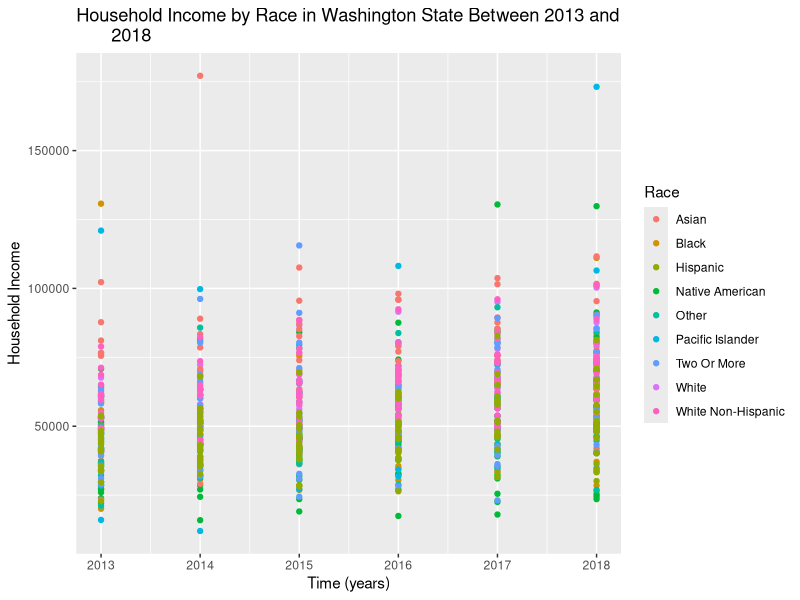
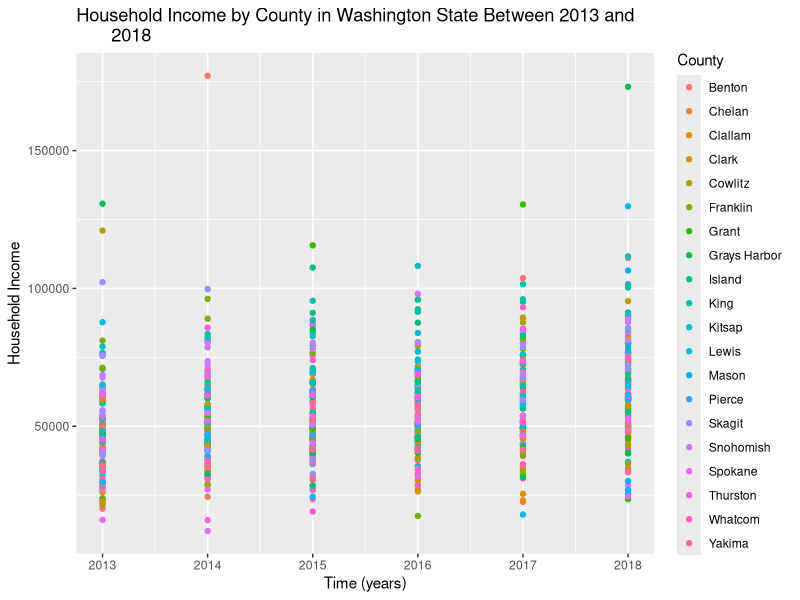

These charts were generated, in order, by the following R code:
# Group 5: Vriana Gatdula, Rona Guo, Aubrey Jones, Max Wang
# INFO 201 A // AE
# Exploratory Analysis

# Setup ------------------------------------------------------------------------

# Load the necessary packages.
library(dplyr)
install.packages("ggplot2")
library(ggplot2)
library(stringr)
library(tidyverse)

# Loading the relevant dataset. Note: Go to Session > Set Working Direction to
# change to this folder to have the file path run properly.
income_by_location <- read.csv("income_by_location.csv")

# Chart 2 ----------------------------------------------------------------------

wa_income_location <- income_by_location %>%
  filter(`ID.Race` >= "1", `ID.Race` <= "9") %>%
  mutate("County" = str_sub(Geography, 1, -11)) %>%
  select(Race, Year, `Household.Income.by.Race`, County)
ggplot(data = wa_income_location) +
  geom_point(mapping = aes(x = Year, y = `Household.Income.by.Race`,
                           color = Race)) +
  labs(title = "Household Income by Race in Washington State Between 2013 and
       2018",
       x = "Time (years)",
       y = "Household Income")
ggplot(data = wa_income_location) +
  geom_point(mapping = aes(x = Year, y = `Household.Income.by.Race`,
                           color = County)) +
  labs(title = "Household Income by County in Washington State Between 2013 and
       2018",
       x = "Time (years)",
       y = "Household Income",
       color = "County")
